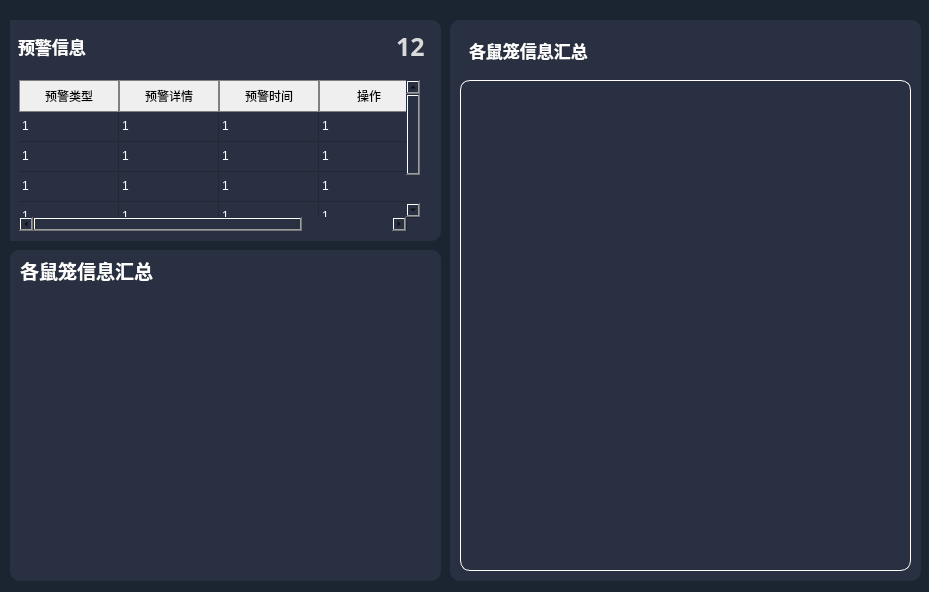
<?xml version="1.0" encoding="UTF-8"?>
<ui version="4.0">
 <class>tab1_frame</class>
 <widget class="QWidget" name="tab1_frame">
  <property name="geometry">
   <rect>
    <x>0</x>
    <y>0</y>
    <width>929</width>
    <height>592</height>
   </rect>
  </property>
  <property name="windowTitle">
   <string>Form</string>
  </property>
  <property name="styleSheet">
   <string notr="true">*{
border:none;
background:rgb(27,36,49);
}

QGraphicsView{
border:1px solid white;
}</string>
  </property>
  <widget class="QWidget" name="tab1" native="true">
   <property name="geometry">
    <rect>
     <x>10</x>
     <y>0</y>
     <width>911</width>
     <height>591</height>
    </rect>
   </property>
   <widget class="QWidget" name="verticalLayoutWidget_4">
    <property name="geometry">
     <rect>
      <x>0</x>
      <y>250</y>
      <width>431</width>
      <height>331</height>
     </rect>
    </property>
    <layout class="QVBoxLayout" name="frame2_layout">
     <item>
      <widget class="QFrame" name="frame2">
       <property name="styleSheet">
        <string notr="true">background:rgb(40, 48,65);
border-radius:10px;</string>
       </property>
       <property name="frameShape">
        <enum>QFrame::StyledPanel</enum>
       </property>
       <property name="frameShadow">
        <enum>QFrame::Raised</enum>
       </property>
       <widget class="QWidget" name="horizontalLayoutWidget_6">
        <property name="geometry">
         <rect>
          <x>0</x>
          <y>0</y>
          <width>431</width>
          <height>41</height>
         </rect>
        </property>
        <layout class="QHBoxLayout" name="frame2_toplayout">
         <item>
          <widget class="QLabel" name="frame2_toplayout_title">
           <property name="font">
            <font>
             <pointsize>-1</pointsize>
             <bold>true</bold>
            </font>
           </property>
           <property name="styleSheet">
            <string notr="true">color:white;
font-size:19px;
padding-left:5px;</string>
           </property>
           <property name="text">
            <string>各鼠笼信息汇总</string>
           </property>
          </widget>
         </item>
         <item>
          <spacer name="frame2_toplayout_spacer">
           <property name="orientation">
            <enum>Qt::Horizontal</enum>
           </property>
           <property name="sizeHint" stdset="0">
            <size>
             <width>40</width>
             <height>20</height>
            </size>
           </property>
          </spacer>
         </item>
        </layout>
       </widget>
       <widget class="QWidget" name="verticalLayoutWidget_12">
        <property name="geometry">
         <rect>
          <x>10</x>
          <y>50</y>
          <width>401</width>
          <height>271</height>
         </rect>
        </property>
        <layout class="QVBoxLayout" name="frame2_contentlayout"/>
       </widget>
      </widget>
     </item>
    </layout>
   </widget>
   <widget class="QWidget" name="verticalLayoutWidget_10">
    <property name="geometry">
     <rect>
      <x>440</x>
      <y>20</y>
      <width>471</width>
      <height>561</height>
     </rect>
    </property>
    <layout class="QVBoxLayout" name="frame3_layout">
     <item>
      <widget class="QFrame" name="frame3">
       <property name="styleSheet">
        <string notr="true">background:rgb(40, 48,65);
border-radius:10px;</string>
       </property>
       <property name="frameShape">
        <enum>QFrame::StyledPanel</enum>
       </property>
       <property name="frameShadow">
        <enum>QFrame::Raised</enum>
       </property>
       <widget class="QWidget" name="verticalLayoutWidget_3">
        <property name="geometry">
         <rect>
          <x>10</x>
          <y>60</y>
          <width>451</width>
          <height>491</height>
         </rect>
        </property>
        <layout class="QVBoxLayout" name="frame3_contentlayout">
         <item>
          <widget class="QGraphicsView" name="frame3_contentlayout_charts"/>
         </item>
        </layout>
       </widget>
       <widget class="QWidget" name="horizontalLayoutWidget_4">
        <property name="geometry">
         <rect>
          <x>10</x>
          <y>10</y>
          <width>451</width>
          <height>41</height>
         </rect>
        </property>
        <layout class="QHBoxLayout" name="frame3_toplayout">
         <item>
          <widget class="QLabel" name="frame3_toplayout_title">
           <property name="font">
            <font>
             <pointsize>-1</pointsize>
             <bold>true</bold>
            </font>
           </property>
           <property name="styleSheet">
            <string notr="true">color:white;
font-size:17px;
padding-left:5px;</string>
           </property>
           <property name="text">
            <string>各鼠笼信息汇总</string>
           </property>
          </widget>
         </item>
         <item>
          <spacer name="frame3_toplayout_spacer">
           <property name="orientation">
            <enum>Qt::Horizontal</enum>
           </property>
           <property name="sizeHint" stdset="0">
            <size>
             <width>40</width>
             <height>20</height>
            </size>
           </property>
          </spacer>
         </item>
        </layout>
       </widget>
      </widget>
     </item>
    </layout>
   </widget>
   <widget class="QWidget" name="verticalLayoutWidget_11">
    <property name="geometry">
     <rect>
      <x>-10</x>
      <y>20</y>
      <width>441</width>
      <height>221</height>
     </rect>
    </property>
    <layout class="QVBoxLayout" name="frame1_layout">
     <item>
      <widget class="QWidget" name="frame1" native="true">
       <property name="styleSheet">
        <string notr="true">background:rgb(40, 48,65);
border-radius:10px;</string>
       </property>
       <layout class="QVBoxLayout" name="verticalLayout_4">
        <item>
         <layout class="QHBoxLayout" name="frame1_toplayout">
          <item>
           <widget class="QLabel" name="frame1_toplayout_title">
            <property name="font">
             <font>
              <pointsize>-1</pointsize>
              <bold>true</bold>
             </font>
            </property>
            <property name="styleSheet">
             <string notr="true">color:white;
font-size:17px;
padding-left:5px;</string>
            </property>
            <property name="text">
             <string>预警信息</string>
            </property>
           </widget>
          </item>
          <item>
           <spacer name="toplayout_spacer">
            <property name="orientation">
             <enum>Qt::Horizontal</enum>
            </property>
            <property name="sizeHint" stdset="0">
             <size>
              <width>40</width>
              <height>20</height>
             </size>
            </property>
           </spacer>
          </item>
          <item>
           <widget class="QLabel" name="frame1_toplayout_count">
            <property name="font">
             <font>
              <family>宋体</family>
              <pointsize>-1</pointsize>
              <italic>false</italic>
              <bold>true</bold>
              <underline>false</underline>
             </font>
            </property>
            <property name="styleSheet">
             <string notr="true">color:rgb(218, 218, 218);
font-size:25px;
padding-left:5px;</string>
            </property>
            <property name="text">
             <string>12</string>
            </property>
           </widget>
          </item>
         </layout>
        </item>
        <item>
         <layout class="QVBoxLayout" name="frame1_contentlayout">
          <property name="leftMargin">
           <number>10</number>
          </property>
          <item>
           <widget class="QScrollArea" name="frame1_contentlayout_scroll">
            <property name="widgetResizable">
             <bool>true</bool>
            </property>
            <widget class="QWidget" name="frame1_contentlayout_scroll_content">
             <property name="geometry">
              <rect>
               <x>0</x>
               <y>0</y>
               <width>410</width>
               <height>166</height>
              </rect>
             </property>
             <widget class="QTableWidget" name="frame1_contentlayout_table">
              <property name="geometry">
               <rect>
                <x>0</x>
                <y>10</y>
                <width>401</width>
                <height>151</height>
               </rect>
              </property>
              <property name="styleSheet">
               <string notr="true"> QHeaderView::section {
             
                color: black;                 /* 表头文字颜色 */
                padding: 4px;
                border: 1px solid gray;
  }
QTableView{
color:white;
}
</string>
              </property>
              <property name="selectionMode">
               <enum>QAbstractItemView::ExtendedSelection</enum>
              </property>
              <property name="selectionBehavior">
               <enum>QAbstractItemView::SelectRows</enum>
              </property>
              <attribute name="horizontalHeaderVisible">
               <bool>true</bool>
              </attribute>
              <attribute name="horizontalHeaderHighlightSections">
               <bool>true</bool>
              </attribute>
              <attribute name="verticalHeaderVisible">
               <bool>false</bool>
              </attribute>
              <row>
               <property name="text">
                <string/>
               </property>
              </row>
              <row>
               <property name="text">
                <string/>
               </property>
              </row>
              <row>
               <property name="text">
                <string/>
               </property>
              </row>
              <row>
               <property name="text">
                <string/>
               </property>
              </row>
              <column>
               <property name="text">
                <string>预警类型</string>
               </property>
              </column>
              <column>
               <property name="text">
                <string>预警详情</string>
               </property>
              </column>
              <column>
               <property name="text">
                <string>预警时间</string>
               </property>
              </column>
              <column>
               <property name="text">
                <string>操作</string>
               </property>
              </column>
              <item row="0" column="0">
               <property name="text">
                <string>1</string>
               </property>
              </item>
              <item row="0" column="1">
               <property name="text">
                <string>1</string>
               </property>
              </item>
              <item row="0" column="2">
               <property name="text">
                <string>1</string>
               </property>
              </item>
              <item row="0" column="3">
               <property name="text">
                <string>1</string>
               </property>
              </item>
              <item row="1" column="0">
               <property name="text">
                <string>1</string>
               </property>
              </item>
              <item row="1" column="1">
               <property name="text">
                <string>1</string>
               </property>
              </item>
              <item row="1" column="2">
               <property name="text">
                <string>1</string>
               </property>
              </item>
              <item row="1" column="3">
               <property name="text">
                <string>1</string>
               </property>
              </item>
              <item row="2" column="0">
               <property name="text">
                <string>1</string>
               </property>
              </item>
              <item row="2" column="1">
               <property name="text">
                <string>1</string>
               </property>
              </item>
              <item row="2" column="2">
               <property name="text">
                <string>1</string>
               </property>
              </item>
              <item row="2" column="3">
               <property name="text">
                <string>1</string>
               </property>
              </item>
              <item row="3" column="0">
               <property name="text">
                <string>1</string>
               </property>
              </item>
              <item row="3" column="1">
               <property name="text">
                <string>1</string>
               </property>
              </item>
              <item row="3" column="2">
               <property name="text">
                <string>1</string>
               </property>
              </item>
              <item row="3" column="3">
               <property name="text">
                <string>1</string>
               </property>
              </item>
             </widget>
            </widget>
           </widget>
          </item>
         </layout>
        </item>
       </layout>
      </widget>
     </item>
    </layout>
   </widget>
  </widget>
 </widget>
 <resources/>
 <connections/>
</ui>
